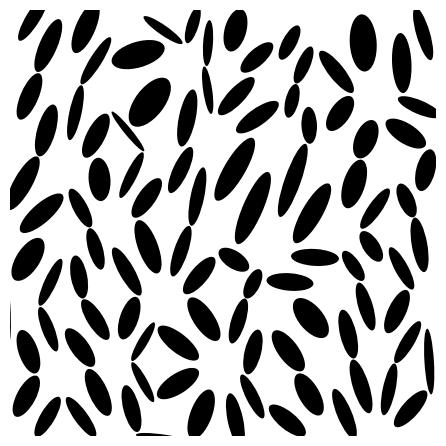
#> input picture img_2_txt/images/10075.jpg, 446 x 446 px, given in place of image_211.jpg, which was not available
$ python generate_openfoam_cases.py
#> lines starting #> are read from the running program, lines starting #| are printed output that depends on the picture
### python_files_not_in_use/convert_img_to_array.py
# Saving the output
from PIL import Image
from numpy import asarray
import numpy as np

def run(image_name = 'test'):
#> called with image_name = 'image_211.jpg'
    N = 64 # Image size
    # Opening the image and converting it to an array
    image = Image.open(image_name) # + '.jpeg')
#> image is the input picture: PIL image 446x446 RGB; min 0, max 255, mean 175.2
    image = image.resize((64,64))
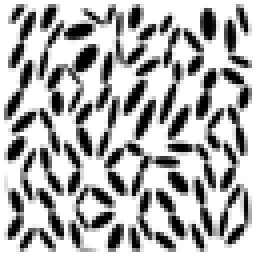
#> image: PIL image 64x64 RGB (shown 4 times larger); min 0, max 255, mean 174.9
    original1 = asarray(image)
    original = original1 #original1[:,:,1]
    current = np.copy(original)

    # Currently all of the solid parts will be 1
    for i in range (0, N):
        for j in range (0, N):
            if current[j,i] >= 100:
                current[j,i] = 0
            else:
                current[j,i] = 1

    # Converting the array into coordinates
    x_offset = 1
    y_offset = 5
    current = np.rot90(current,3)
    #with open(image_name + '.txt', 'w') as f:
    with open("solid_coordinates.txt", "w") as f:
        # Writing the top portion of the file
            for k in range(0, N):
                for i in range(0, N):
                    x_val = x_offset + k + 0.5
                    y_val = y_offset + i + 0.5
                    if current[k][i] == 1 and x_val > 0.5 and x_val < 65.5 and y_val > 4.5 and y_val< 73.5:
                        f.write("%s " % (x_val))
                        f.write("%s\n" % (y_val))
run("image_211.jpg")

### python_files_not_in_use/generate_openfoam_cases.py
# Nathan Flynn
# Generate all open foam cases
import os
from os import listdir
#> (the run stopped early here; a loop or call above may not have finished)

$ run again, on img_2_txt/images/10987.jpg
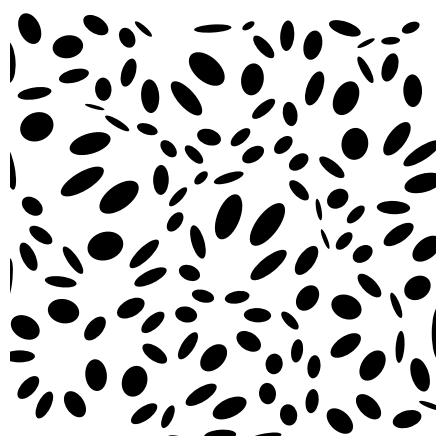
#> input picture img_2_txt/images/10987.jpg, 446 x 446 px, given in place of image_211.jpg, which was not available
#> in run, image is the input picture: PIL image 446x446 RGB; min 0, max 255, mean 198.8
#> in run, `image = image.resize((64,64))`:
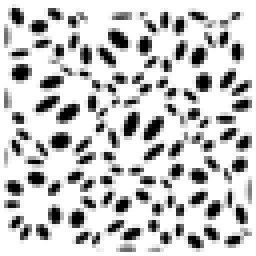
#> image: PIL image 64x64 RGB (shown 4 times larger); min 0, max 255, mean 198.1

$ run again, on img_2_txt/images/11538.jpg
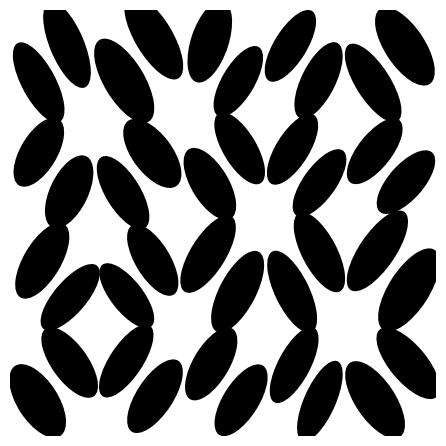
#> input picture img_2_txt/images/11538.jpg, 446 x 446 px, given in place of image_211.jpg, which was not available
#> in run, image is the input picture: PIL image 446x446 RGB; min 0, max 255, mean 134.5
#> in run, `image = image.resize((64,64))`:
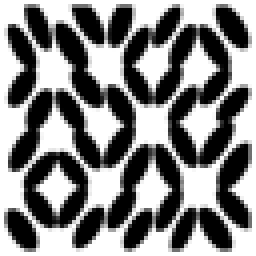
#> image: PIL image 64x64 RGB (shown 4 times larger); min 0, max 255, mean 134.7

$ run again, on img_2_txt/images/11701.jpg
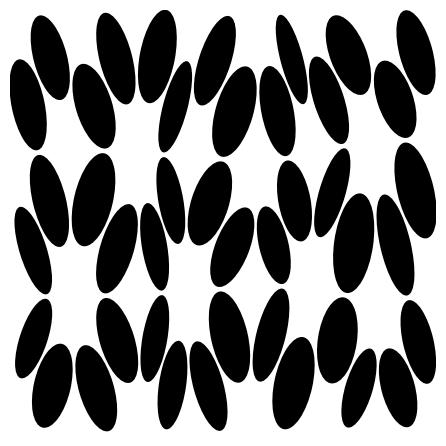
#> input picture img_2_txt/images/11701.jpg, 446 x 446 px, given in place of image_211.jpg, which was not available
#> in run, image is the input picture: PIL image 446x446 RGB; min 0, max 255, mean 132.4
#> in run, `image = image.resize((64,64))`:
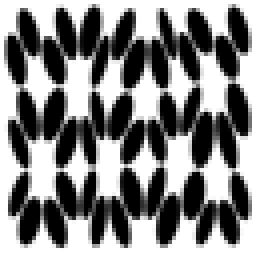
#> image: PIL image 64x64 RGB (shown 4 times larger); min 0, max 255, mean 132.9
